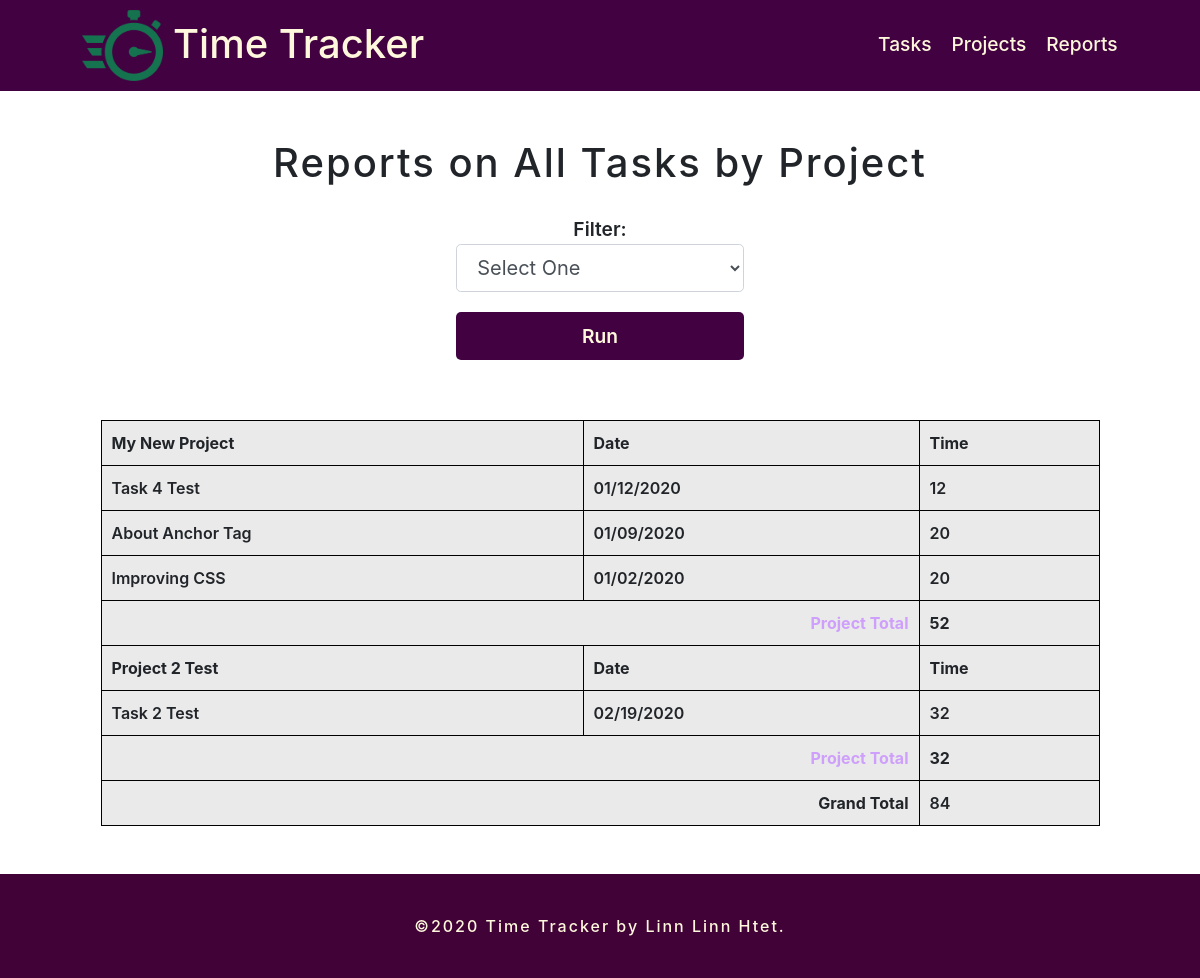
The app's page /report.php with its own data.
### tables this page shows
CREATE TABLE "tasks" (
	"task_id"	INTEGER PRIMARY KEY AUTOINCREMENT UNIQUE,
	"project_id"	INTEGER,
	"title"	TEXT,
	"date"	TEXT,
	"time"	INTEGER
);

CREATE TABLE "projects" (
	"project_id"	INTEGER PRIMARY KEY AUTOINCREMENT UNIQUE,
	"title"	TEXT,
	"category"	TEXT
);

### inc/function.php (called while the page is built, shortened)
<?php
function get_task_list($filter = null){
    include ("connection.php");
    try {
    $sql = 'SELECT tasks.*, projects.title as project FROM tasks
             JOIN projects ON tasks.project_id = projects.project_id';
        $where ='';
        $orderby = ' ORDER BY date DESC';
        if ($filter){
            $orderby = ' ORDER BY projects.title ASC, date DESC';
        }
        $results = $db->prepare($sql. $where . $orderby);
        $results->execute();
    } catch (Exception $e){
        echo "Error!:" .$e->getMessage(). "</br>";
    }
    return $results->fetchALL(PDO::FETCH_ASSOC);
}
?>

### report.php (the view, shortened to what this page needs)
<?php
include ("inc/header.php");
$filter = 'all';
require ("inc/function.php");
?>
<div class="container mt-5 mb-5">
    <div class="reports">
        <h1 class="text-center">Reports on <?php
            if (!is_array($filter)){
                echo "All Tasks by Project";
            }
        ?></h1>
        <div class="form-container">
             <form class="form-reports" action="report.php" method="get">
                <label for='filter'>Filter:</label>
                <select id='filter' name='filter' class='form-control form-control-lg'>
                    <option value=''>Select One</option>
                    <input classs="btn btn-lg btn-block" type="submit" value="Run" />
                </select>
           </form>
        </div>
        <div class="reports-list ">
            <table>
                <?php
                $total = $project_id = $project_total = 0;
                $tasks = get_task_list($filter);
                foreach ( $tasks as $item){
                    if ($project_id != $item['project_id']){
                        $project_id = $item['project_id'];
                        echo "<thead>\n";
                        echo "<tr>\n";
                        echo "<th>" . $item['project'] ."</th>\n";
                        echo "<th> Date</th>\n";
                        echo "<th> Time </th>\n";
                        echo "</tr>\n";
                        echo "</thead>\n";
                    }
                    $project_total += $item['time'];
                    $total += $item['time'];
                    echo "<tr>\n";
                    echo "<td>". $item['title'] . "</td>\n";
                    echo "<td>". $item['date'] . "</td>\n";
                    echo "<td>". $item['time'] . "</td>\n";
                    echo "</tr>\n";
                    if (next($tasks)['project_id'] != $item['project_id']) {
                        echo "<tr>\n";
                        echo "<th class='project_total_label' colspan='2'>Project Total </th>\n";
                        echo "<th class='project_total_number'> $project_total </th>\n";
                        echo "</tr>\n";
                        $project_total=0;
                    }
                }
                ?>
                <tr>
                    <th class="grand-total-lable" colspan="2">Grand Total</th>
                    <td class="grand-total-number"><?php echo $total;?></td>
                </tr>
            </table>
        </div>
    </div>
</div>
<?php
include ("inc/footer.php");
?>

### css/style.css (style rules this page uses)
.container h1 { letter-spacing: 2px; font-weight: 500; font-size: 40px; }
.container .reports { width: 90% !important; margin: 0 auto !important; text-align: center; }
.container .reports .reports-list table { background-color: rgba(224, 224, 224, 0.671) !important; font-weight: 600; margin-top: 40px; width: 100%; border: 1px solid black; text-align: left !important; }
.container .reports .reports-list table tr,th, td { border: 1px solid black; padding: 10px; }
.container .reports .reports-list table tr .grand-total-lable { text-align: right; }
.container .reports .reports-list table tr .project_total_label { text-align: right; color: rgba(205, 155, 252, 0.966); }
.container .form-container { margin: 0 auto; padding: 20px; }
.container .form-container .form-reports { width: 30%; margin: 0 auto; }
.container .form-container .form-reports label { font-size: 1.2em; font-weight: 600; margin: 0 !important; }
.container .form-container .form-reports input[type="submit"] { margin-top: 20px; background-color: rgb(66, 2, 66) !important; font-size: 1.2em; font-weight: 600; width: 100%; padding: 10px; color: cornsilk !important; transition: .5s ease-out; border: 0; border-radius: 5px; }

### records on screen
tasks: project.title "My New Project", title "Task 4 Test", date "01/12/2020", time "12"
tasks: title "About Anchor Tag", date "01/09/2020", time "20"
tasks: title "Improving CSS", date "01/02/2020", time "20", project_total "52"
tasks: project.title "Project 2 Test", title "Task 2 Test", date "02/19/2020", time "32", project_total "32"

### other values on screen
$total "84"
